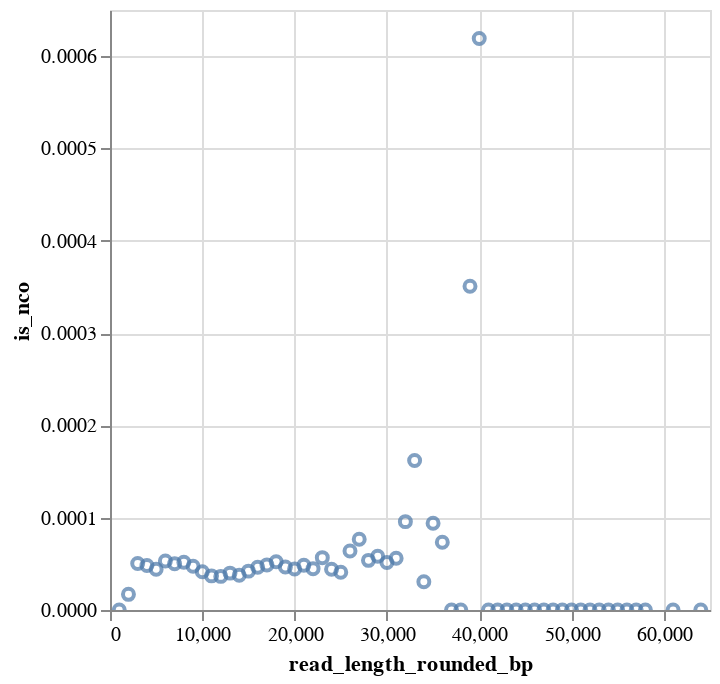

Notebook code cell kept with this figure:
### Markdown cell above
### All read

### Code cell
N = 1e3

(dense_reads_with_detection_df
    .select(
        ((pl.col("read_length") // N).round() * N).alias("read_length_rounded_bp"),
        (pl.col("idx_transitions").list.len() == 2).cast(pl.Int32).alias("is_nco"),
    )
    .group_by("read_length_rounded_bp")
    .agg(pl.col("is_nco").mean())
    .sort("read_length_rounded_bp")
    .plot.scatter(x="read_length_rounded_bp", y="is_nco")
)

### Figure 1 — Vega-Lite specification as saved in the notebook (floating-point values rounded to 4 significant figures)
{"config": {"view": {"continuousWidth": 300, "continuousHeight": 300}}, "data": {"name": "data-838c812902a8884bdd547ec5839612f2"}, "mark": {"type": "point", "tooltip": true}, "encoding": {"x": {"field": "read_length_rounded_bp", "type": "quantitative"}, "y": {"field": "is_nco", "type": "quantitative"}}, "params": [{"name": "param_1", "select": {"type": "interval", "encodings": ["x", "y"]}, "bind": "scales"}], "$schema": "https://vega.github.io/schema/vega-lite/v5.20.1.json", "datasets": {"data-838c812902a8884bdd547ec5839612f2": [{"read_length_rounded_bp": 1000.0, "is_nco": 0.0}, {"read_length_rounded_bp": 2000.0, "is_nco": 1.696e-05}, {"read_length_rounded_bp": 3000.0, "is_nco": 5.047e-05}, {"read_length_rounded_bp": 4000.0, "is_nco": 4.813e-05}, {"read_length_rounded_bp": 5000.0, "is_nco": 4.406e-05}, {"read_length_rounded_bp": 6000.0, "is_nco": 5.306e-05}, {"read_length_rounded_bp": 7000.0, "is_nco": 5.014e-05}, {"read_length_rounded_bp": 8000.0, "is_nco": 5.165e-05}, {"read_length_rounded_bp": 9000.0, "is_nco": 4.739e-05}, {"read_length_rounded_bp": 10000.0, "is_nco": 4.142e-05}, {"read_length_rounded_bp": 11000.0, "is_nco": 3.696e-05}, {"read_length_rounded_bp": 12000.0, "is_nco": 3.641e-05}, {"read_length_rounded_bp": 13000.0, "is_nco": 3.997e-05}, {"read_length_rounded_bp": 14000.0, "is_nco": 3.764e-05}, {"read_length_rounded_bp": 15000.0, "is_nco": 4.211e-05}, {"read_length_rounded_bp": 16000.0, "is_nco": 4.638e-05}, {"read_length_rounded_bp": 17000.0, "is_nco": 4.885e-05}, {"read_length_rounded_bp": 18000.0, "is_nco": 5.229e-05}, {"read_length_rounded_bp": 19000.0, "is_nco": 4.664e-05}, {"read_length_rounded_bp": 20000.0, "is_nco": 4.442e-05}, {"read_length_rounded_bp": 21000.0, "is_nco": 4.852e-05}, {"read_length_rounded_bp": 22000.0, "is_nco": 4.479e-05}, {"read_length_rounded_bp": 23000.0, "is_nco": 5.67e-05}, {"read_length_rounded_bp": 24000.0, "is_nco": 4.419e-05}, {"read_length_rounded_bp": 25000.0, "is_nco": 4.088e-05}, {"read_length_rounded_bp": 26000.0, "is_nco": 6.386e-05}, {"read_length_rounded_bp": 27000.0, "is_nco": 7.658e-05}, {"read_length_rounded_bp": 28000.0, "is_nco": 5.377e-05}, {"read_length_rounded_bp": 29000.0, "is_nco": 5.825e-05}, {"read_length_rounded_bp": 30000.0, "is_nco": 5.149e-05}, {"read_length_rounded_bp": 31000.0, "is_nco": 5.599e-05}, {"read_length_rounded_bp": 32000.0, "is_nco": 9.573e-05}, {"read_length_rounded_bp": 33000.0, "is_nco": 0.000162}, {"read_length_rounded_bp": 34000.0, "is_nco": 3.056e-05}, {"read_length_rounded_bp": 35000.0, "is_nco": 9.407e-05}, {"read_length_rounded_bp": 36000.0, "is_nco": 7.338e-05}, {"read_length_rounded_bp": 37000.0, "is_nco": 0.0}, {"read_length_rounded_bp": 38000.0, "is_nco": 0.0}, {"read_length_rounded_bp": 39000.0, "is_nco": 0.0003508}, {"read_length_rounded_bp": 40000.0, "is_nco": 0.0006192}, {"read_length_rounded_bp": 41000.0, "is_nco": 0.0}, {"read_length_rounded_bp": 42000.0, "is_nco": 0.0}, {"read_length_rounded_bp": 43000.0, "is_nco": 0.0}, {"read_length_rounded_bp": 44000.0, "is_nco": 0.0}, {"read_length_rounded_bp": 45000.0, "is_nco": 0.0}, {"read_length_rounded_bp": 46000.0, "is_nco": 0.0}, {"read_length_rounded_bp": 47000.0, "is_nco": 0.0}, {"read_length_rounded_bp": 48000.0, "is_nco": 0.0}, {"read_length_rounded_bp": 49000.0, "is_nco": 0.0}, {"read_length_rounded_bp": 50000.0, "is_nco": 0.0}, {"read_length_rounded_bp": 51000.0, "is_nco": 0.0}, {"read_length_rounded_bp": 52000.0, "is_nco": 0.0}, {"read_length_rounded_bp": 53000.0, "is_nco": 0.0}, {"read_length_rounded_bp": 54000.0, "is_nco": 0.0}, {"read_length_rounded_bp": 55000.0, "is_nco": 0.0}, {"read_length_rounded_bp": 56000.0, "is_nco": 0.0}, {"read_length_rounded_bp": 57000.0, "is_nco": 0.0}, {"read_length_rounded_bp": 58000.0, "is_nco": 0.0}, {"read_length_rounded_bp": 61000.0, "is_nco": 0.0}, {"read_length_rounded_bp": 64000.0, "is_nco": 0.0}]}}
